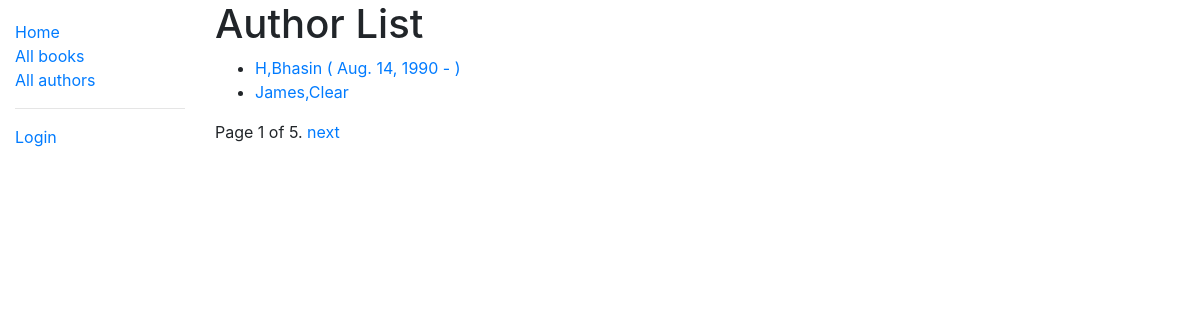
Screenshot of /catalog/authors/ with the database file from the repository.
### catalog/models.py (models this page shows, shortened)
class Author(models.Model):
    first_name = models.CharField(max_length=100)
    last_name = models.CharField(max_length=100)
    date_of_birth = models.DateField(null=True, blank=True)
    date_of_death = models.DateField('Died', null=True, blank=True)
    class Meta:
        ordering = ['last_name', 'first_name']
    def get_absolute_url(self):
        return reverse('author-detail', args=[str(self.id)])

### catalog/views.py (the view)
# urls.py: path('authors/', views.AuthorListView.as_view(), name="authors"),
class AuthorListView(generic.ListView):
    model = Author
    paginate_by = 2

### catalog/templates/catalog/author_list.html
{% extends 'base_generic.html' %}
{% block content %}
    <h1>Author List</h1>
    {% if author_list %}
        <ul>
        {% for author in author_list %}
            <li><a href="{{ author.get_absolute_url }}">{{ author.first_name }},{{ author.last_name }}
                {% if author.date_of_birth or author.date_of_death %}( {% if author.date_of_birth %}{{ author.date_of_birth }}{% endif %}
                -
                {% if author.date_of_death %}{{ author.date_of_death }}{% endif %}){% endif %}</a></li>
        {% endfor %}
        </ul>
    {% else %}
        <p>There are no authors.</p>
    {% endif %}
{% endblock %}

### rows the page displays
Author: first_name "H", last_name "Bhasin", date_of_birth "Aug. 14, 1990"
Author: first_name "James", last_name "Clear"

### other values shown
{{ page_obj.number }} "1"
{{ page_obj.paginator.num_pages }} "5"
